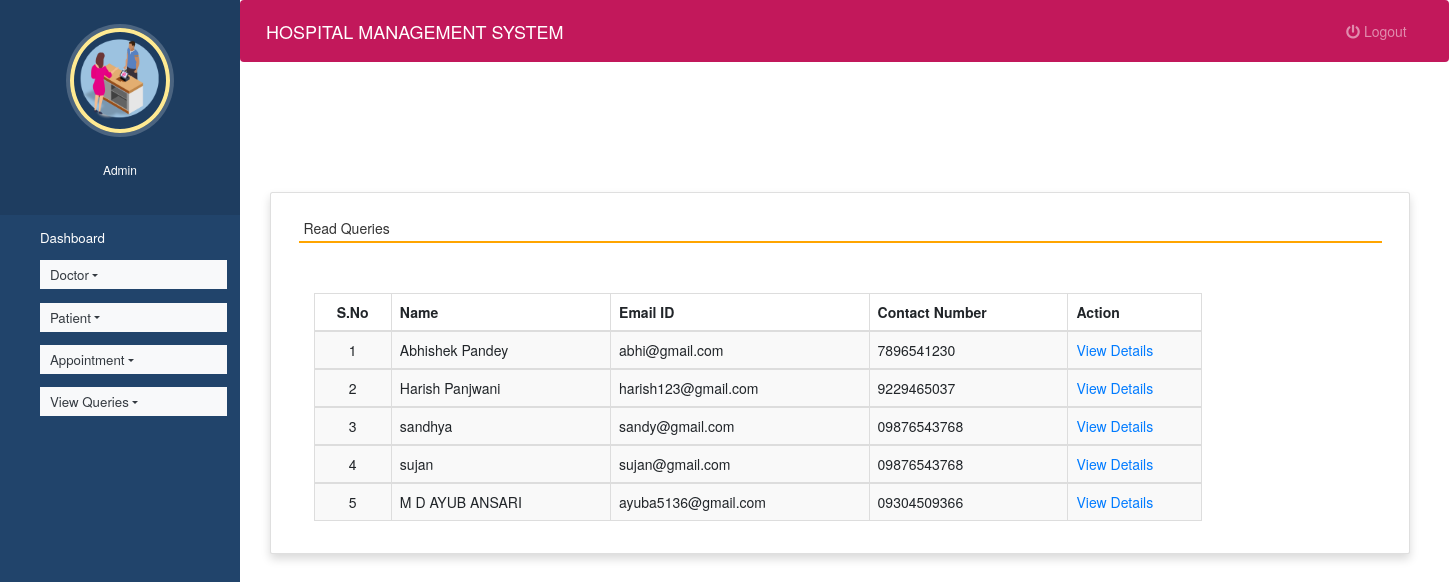
Screenshot of /read_queries (signed in) with the database file from the repository.
### hospitals/models.py (models this page shows, shortened)
class Contact(models.Model):
    name = models.CharField(max_length=100, null=True)
    contact = models.CharField(max_length=15, null=True)
    email = models.CharField(max_length=50, null=True)
    subject = models.CharField(max_length=100, null=True)
    message = models.CharField(max_length=300, null=True)
    msgdate = models.DateField(null=True)
    isread = models.CharField(max_length=10,null=True)

### hospitals/views.py (the view)
# urls.py: path('read_queries', read_queries, name='read_queries'),
def read_queries(request):
    if not request.user.is_authenticated:
        return redirect('login')
    contact = Contact.objects.filter(isread="yes")
    return render(request,'read_queries.html', locals())

### hospitals/templates/read_queries.html (shortened to what this page needs)
{% extends 'admin_nav.html' %}
{% load static %}
{% block content %}
<head>
 <link rel="stylesheet" href="https://maxcdn.bootstrapcdn.com/bootstrap/3.4.1/css/bootstrap.min.css">
  <link rel="stylesheet" href="https://cdnjs.cloudflare.com/ajax/libs/font-awesome/4.7.0/css/font-awesome.min.css">
  <link rel="stylesheet" href="https://use.fontawesome.com/releases/v5.6.3/css/all.css">
</head>
<br><br><br><br>
<div class="container card shadow m-5">
    <div class="card-body">
        <h5 class="p-2" style="border-bottom: 2px solid orange">Read Queries</h5>
		<div class="container mt-5">
            <table id="example" class="table table-striped table-bordered" style="width:80%">
			<thead>
                                    <tr>
                                        <th class="text-center">S.No</th>
                                        <th class="d-none d-sm-table-cell">Name</th>
                                        <th class="d-none d-sm-table-cell">Email ID</th>
                                        <th class="d-none d-sm-table-cell">Contact Number</th>
                                        <th class="d-none d-sm-table-cell" style="width: 15%;">Action</th>
                                    </tr>
                                </thead>
                                {% for i in contact %}
                                <tbody>
                                    <tr>
                                        <td class="text-center">{{forloop.counter}}</td>
                                        <td class="font-w600">{{i.name}}</td>
                                        <td class="font-w600">{{i.email}}</td>
                                        <td class="font-w600">{{i.contact}}</td>
                                        <td class="font-w600"><a href="{% url 'view_queries' i.id %}" class="text-primary">View Details</a></td>
                                    </tr>
                                        {% endfor %}
                                </tbody>
            </table>
        </div>
    </div>
</div>
{% endblock content %}

### hospitals/static/style.css (style rules this page uses)
body { padding-left: 240px; }

### hospitals/templates/admin_nav.html (style rules this page uses)
a:link { text-decoration: none; }
a { color: white; }
body { padding-left: 240px; }

### rows the page displays
Contact: name "Abhishek Pandey", email "abhi@gmail.com", contact "7896541230"
Contact: name "Harish Panjwani", email "harish123@gmail.com", contact "9229465037"
Contact: name "sandhya", email "sandy@gmail.com", contact "09876543768"
Contact: name "sujan", email "sujan@gmail.com", contact "09876543768"
Contact: name "M D AYUB ANSARI", email "ayuba5136@gmail.com", contact "09304509366"
